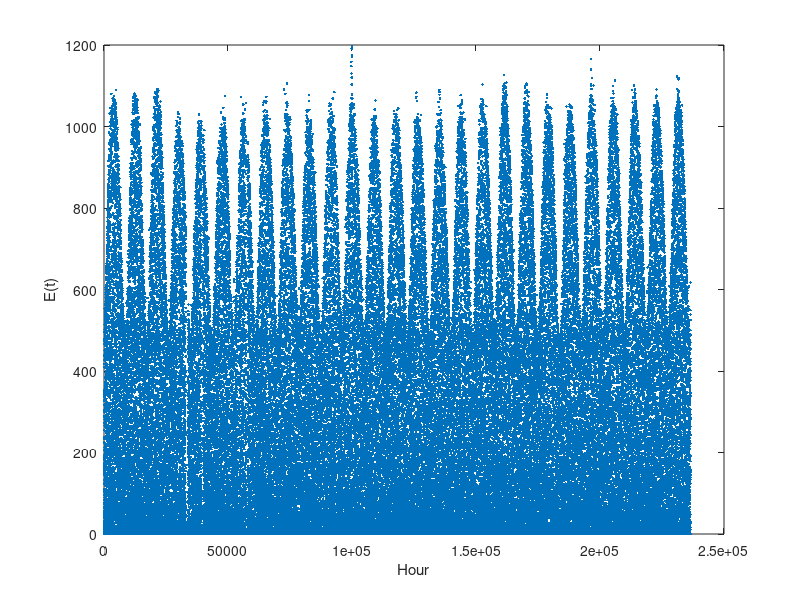
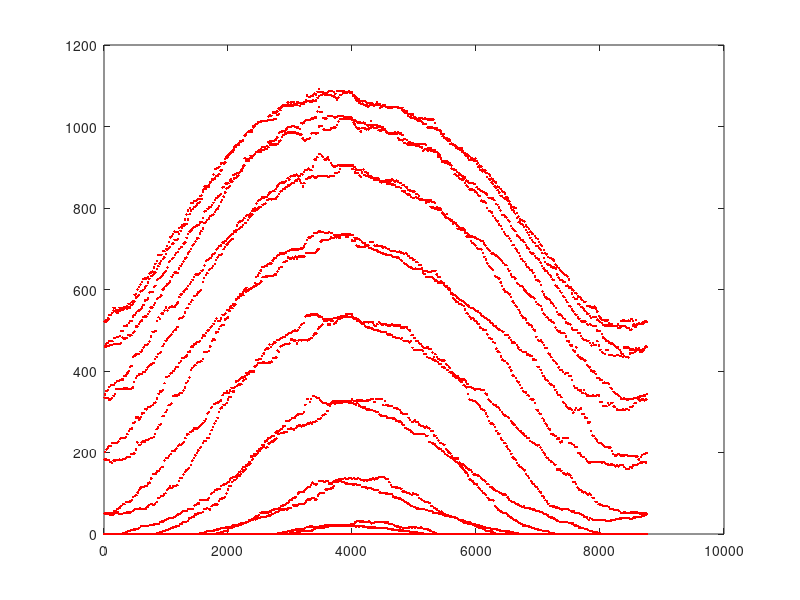
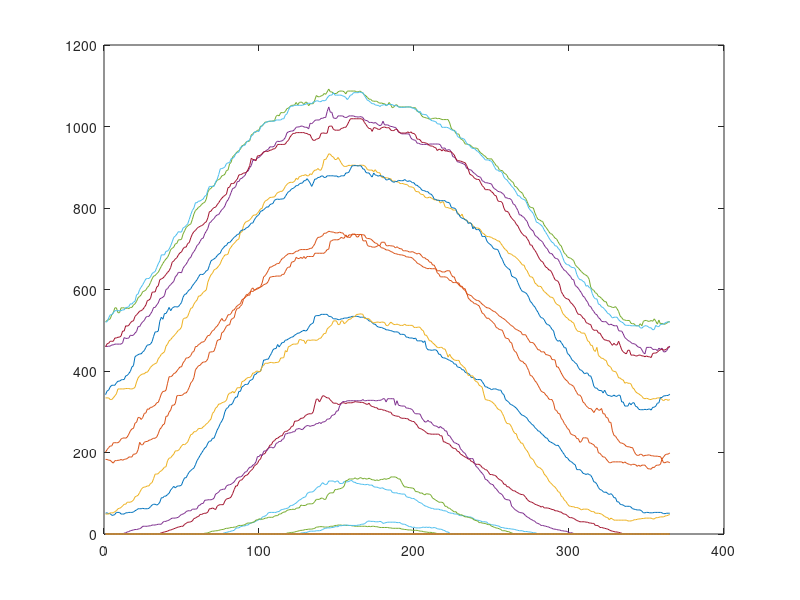

Source code (MATLAB) for these figures, in order:
clear all
close all
clc
load('dat.mat');
value=dat;

[lx ly] = size(value);

Eseq = zeros(lx*ly,1);

for i = 1:lx
    for j = 1:ly
        Eseq((i-1)*24+j) = value(i,j);
        if ~( Eseq((i-1)*24+j) >= 0 && Eseq((i-1)*24+j) < 1200)
            Eseq((i-1)*24+j) = 0;
        end
    end
end

Year27 = Eseq;
figure;
plot(Year27,'.')
xlabel('Hour')
ylabel('E(t)')

Days = 5;
Len27 = 365*24*27;
Year27D = zeros(Len27,2*Days+1);
for i = 1:2*Days+1
    ii = i - Days;
    Year27D(:,i) = [Year27(mod(1+24*ii,Len27):Len27); Year27(1:mod(24*ii,Len27))];
end

Year27DD = reshape(Year27D,Len27*(2*Days+1),1);
Year27DD = reshape(Year27DD,365*24,27*(2*Days+1));
MaxD = zeros(365*24,1);
ll = 10;
for i= 1:365*24
    s = sort(Year27DD(i,:),'descend');
    MaxD(i) = s(ll);
end
figure;
plot(MaxD,'.r')

Maxhour = reshape(MaxD,24,365);
Maxhour = Maxhour';
figure;
plot(Maxhour);



